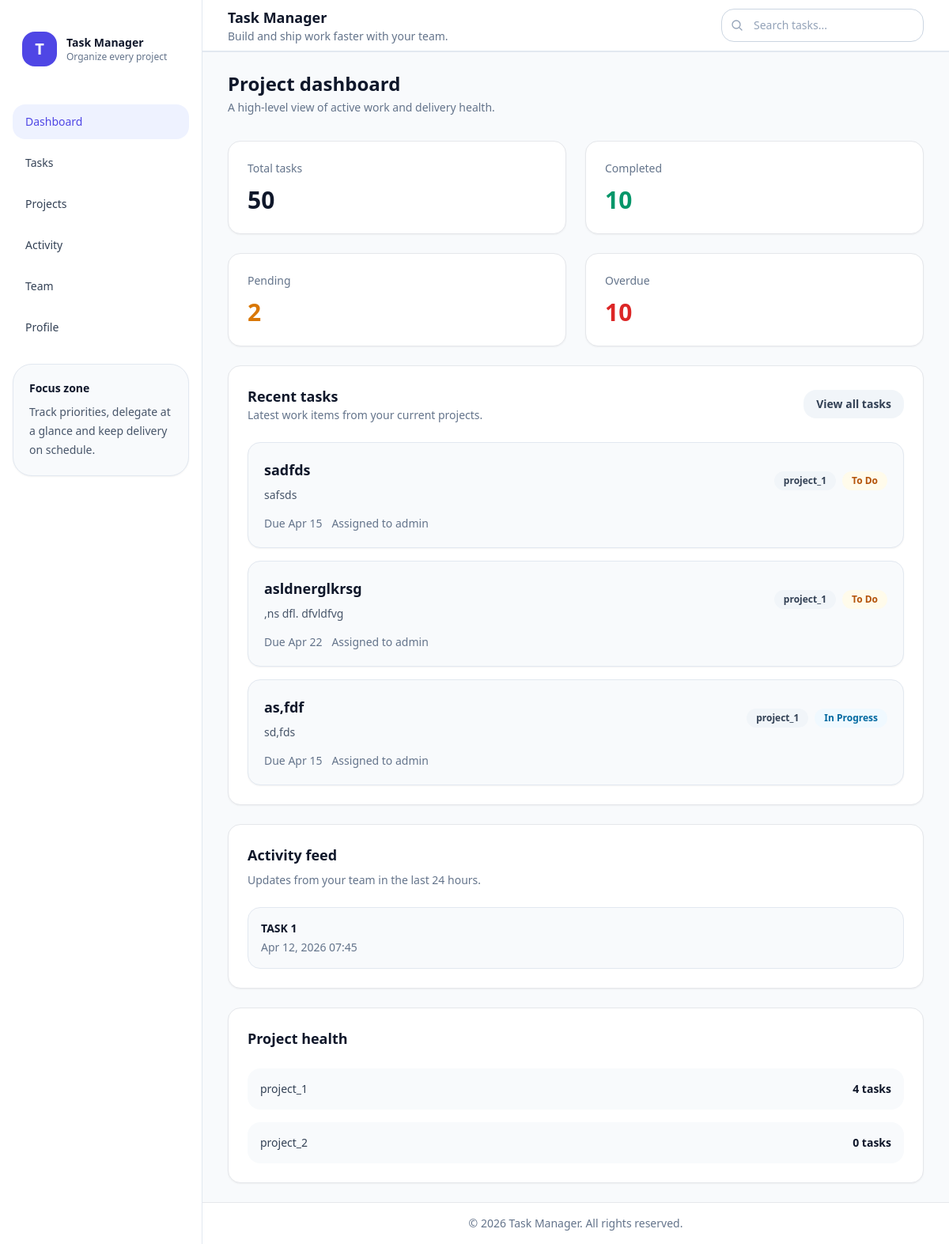
The page / on the database its author committed.
### tasks/models.py (models this page shows, shortened)
class Task(models.Model):
    STATUS_CHOICES = [
        ("todo", "To Do"),
        ("in_progress", "In Progress"),
        ("review", "Review"),
        ("done", "Done"),
    ]
    PRIORITY_CHOICES = [
        ("low", "Low"),
        ("medium", "Medium"),
        ("high", "High"),
        ("urgent", "Urgent"),
    ]
    title = models.CharField(max_length=200)
    description = models.TextField(blank=True)
    project = models.ForeignKey(Project, on_delete=models.CASCADE, related_name="tasks")
    assigned_to = models.ForeignKey(settings.AUTH_USER_MODEL, on_delete=models.SET_NULL, null=True, blank=True, related_name="assigned_tasks")
    created_by = models.ForeignKey(settings.AUTH_USER_MODEL, on_delete=models.SET_NULL, null=True, related_name="created_tasks")
    labels = models.ManyToManyField(Label, blank=True, related_name="tasks")
    status = models.CharField(max_length=20, choices=STATUS_CHOICES, default="todo")
    priority = models.CharField(max_length=20, choices=PRIORITY_CHOICES, default="medium")
    due_date = models.DateField(blank=True, null=True)
    is_completed = models.BooleanField(default=False)
    order = models.PositiveIntegerField(default=0)
    created_at = models.DateTimeField(auto_now_add=True)
    updated_at = models.DateTimeField(auto_now=True)
    def __str__(self):
        return self.title

class Project(models.Model):
    name = models.CharField(max_length=150)
    description = models.TextField(blank=True)
    owner = models.ForeignKey(settings.AUTH_USER_MODEL, on_delete=models.CASCADE, related_name="owned_projects")
    members = models.ManyToManyField(settings.AUTH_USER_MODEL, blank=True, related_name="projects")
    start_date = models.DateField(default=timezone.now)
    due_date = models.DateField(blank=True, null=True)
    is_archived = models.BooleanField(default=False)
    created_at = models.DateTimeField(auto_now_add=True)

class Comment(models.Model):
    task = models.ForeignKey(Task, on_delete=models.CASCADE, related_name="comments")
    user = models.ForeignKey(settings.AUTH_USER_MODEL, on_delete=models.CASCADE)
    body = models.TextField()
    created_at = models.DateTimeField(auto_now_add=True)

### accounts/models.py (models this page shows, shortened)
class User(AbstractUser):
    ROLE_CHOICES = [
        ("admin", "Admin"),
        ("manager", "Manager"),
        ("member", "Member"),
    ]
    role = models.CharField(max_length=20, choices=ROLE_CHOICES, default="member")
    phone = models.CharField(max_length=20, blank=True)
    avatar = models.ImageField(upload_to="avatars/", blank=True, null=True)
    location = models.CharField(max_length=100, blank=True)
    bio = models.TextField(blank=True)

### accounts/views.py (the view)
# urls.py: path('',views.dashboard,name='dashboard'),
def dashboard(request):
    task=Task.objects.all()
    commnets=Comment.objects.all()
    projects=Project.objects.all()
    recent_task = Task.objects.order_by('-id')[:3]
    stats={'total':50,'completed':10,'pending':2,'overdue':10}
    context={'stats':stats,'task':task,'comments':commnets,'projects':projects,'recent_tasks':recent_task}
    return render(request, "dashboard.html",context)

### templates/dashboard.html (shortened to what this page needs)
{% extends 'base.html' %}
{% block page_title %}Project dashboard{% endblock %}
{% block page_subtitle %}A high-level view of active work and delivery health.{% endblock %}
{% block content %}
<div class="grid gap-6 xl:grid-cols-[1.5fr_1fr]">
  <section class="space-y-6">
    <div class="grid grid-cols-1 md:grid-cols-2 xl:grid-cols-4 gap-6">
      <div class="rounded-2xl border bg-white p-6 shadow-sm transition hover:shadow-md">
        <p class="text-sm text-slate-500">Total tasks</p>
        <p class="mt-3 text-3xl font-semibold text-slate-900">{{ stats.total|default:'0' }}</p>
      </div>
      <div class="rounded-2xl border bg-white p-6 shadow-sm transition hover:shadow-md">
        <p class="text-sm text-slate-500">Completed</p>
        <p class="mt-3 text-3xl font-semibold text-emerald-600">{{ stats.completed|default:'0' }}</p>
      </div>
      <div class="rounded-2xl border bg-white p-6 shadow-sm transition hover:shadow-md">
        <p class="text-sm text-slate-500">Pending</p>
        <p class="mt-3 text-3xl font-semibold text-amber-600">{{ stats.pending|default:'0' }}</p>
      </div>
      <div class="rounded-2xl border bg-white p-6 shadow-sm transition hover:shadow-md">
        <p class="text-sm text-slate-500">Overdue</p>
        <p class="mt-3 text-3xl font-semibold text-red-600">{{ stats.overdue|default:'0' }}</p>
      </div>
    </div>
    <div class="rounded-2xl border bg-white p-6 shadow-sm">
      <div class="flex flex-col gap-4 sm:flex-row sm:items-center sm:justify-between">
        <div>
          <h2 class="text-lg font-semibold text-slate-900">Recent tasks</h2>
          <p class="text-sm text-slate-500">Latest work items from your current projects.</p>
        </div>
        <a href="{% url 'task_list' %}" class="rounded-2xl bg-slate-100 px-4 py-2 text-sm font-semibold text-slate-700 hover:bg-slate-200">View all tasks</a>
      </div>
      <div class="mt-6 space-y-4">
        {% for task in recent_tasks %}
        <article class="rounded-2xl border border-slate-200 bg-slate-50 p-5 shadow-sm transition hover:border-indigo-200 hover:bg-white">
          <div class="flex flex-col gap-4 sm:flex-row sm:items-center sm:justify-between">
            <div>
              <h3 class="text-lg font-semibold text-slate-900">{{ task.title }}</h3>
              <p class="mt-2 text-sm text-slate-600">{{ task.description|truncatechars:90|default:'No description added.' }}</p>
            </div>
            <div class="flex flex-wrap items-center gap-2">
              <span class="rounded-full bg-slate-100 px-3 py-1 text-xs font-semibold text-slate-700">{{ task.project.name }}</span>
              <span class="rounded-full px-3 py-1 text-xs font-semibold {% if task.status == 'done' %}bg-emerald-50 text-emerald-700{% elif task.status == 'todo' %}bg-amber-50 text-amber-700{% elif task.status == 'in_progress' %}bg-sky-50 text-sky-700{% else %}bg-indigo-50 text-indigo-700{% endif %}">{{ task.get_status_display }}</span>
            </div>
          </div>
          <div class="mt-4 flex flex-wrap items-center gap-3 text-sm text-slate-500">
            <span>Due {{ task.due_date|date:'M j'|default:'—' }}</span>
            <span>Assigned to {{ task.assigned_to.get_full_name|default:task.assigned_to.username|default:'Unassigned' }}</span>
          </div>
        </article>
        {% empty %}
        <div class="rounded-2xl border border-dashed border-slate-300 bg-slate-50 p-8 text-center text-sm text-slate-500">No recent tasks yet.</div>
        {% endfor %}
      </div>
    </div>
  </section>
  <aside class="space-y-6">
    <div class="rounded-2xl border bg-white p-6 shadow-sm">
      <h2 class="text-lg font-semibold text-slate-900">Activity feed</h2>
      <p class="mt-2 text-sm text-slate-500">Updates from your team in the last 24 hours.</p>
      <div class="mt-6 space-y-4">
        {% for item in comments %}
        <div class="rounded-2xl border border-slate-200 bg-slate-50 p-4 hover:border-indigo-200 hover:bg-white transition">
          <p class="text-sm font-semibold text-slate-900">{{ item.task }}</p>
          <p class="mt-1 text-sm text-slate-500">{{ item.created_at|date:'M j, Y H:i' }}</p>
        </div>
        {% empty %}
        <p class="text-sm text-slate-500">No activity available.</p>
        {% endfor %}
      </div>
    </div>
    <div class="rounded-2xl border bg-white p-6 shadow-sm">
      <h2 class="text-lg font-semibold text-slate-900">Project health</h2>
      <div class="mt-6 grid gap-4">
        {% for project in projects %}
        <div class="rounded-2xl bg-slate-50 p-4">
          <div class="flex items-center justify-between gap-3 text-sm text-slate-700">
            <span>{{ project.name }}</span>
            <span class="font-semibold text-slate-900">{{ project.tasks.count }} tasks</span>
          </div>
        </div>
        {% empty %}
        <p class="text-sm text-slate-500">No project health data found.</p>
        {% endfor %}
      </div>
    </div>
  </aside>
</div>
{% endblock %}

### rows shown on the page
Task: title "sadfds", description "safsds", project.name "project_1", status "To Do", due_date "Apr 15", assigned_to.get_full_name "admin"
Task: title "asldnerglkrsg", description ",ns dfl. dfvldfvg", project.name "project_1", status "To Do", due_date "Apr 22", assigned_to.get_full_name "admin"
Task: title "as,fdf", description "sd,fds", project.name "project_1", status "In Progress", due_date "Apr 15", assigned_to.get_full_name "admin"
Comment: task "TASK 1", created_at "Apr 12, 2026 07:45"
Project: name "project_1", tasks.count "4"
Project: name "project_2", tasks.count "0"

### other values the page prints
{{ stats.total|default:'0' }} "50"
{{ stats.completed|default:'0' }} "10"
{{ stats.pending|default:'0' }} "2"
{{ stats.overdue|default:'0' }} "10"
